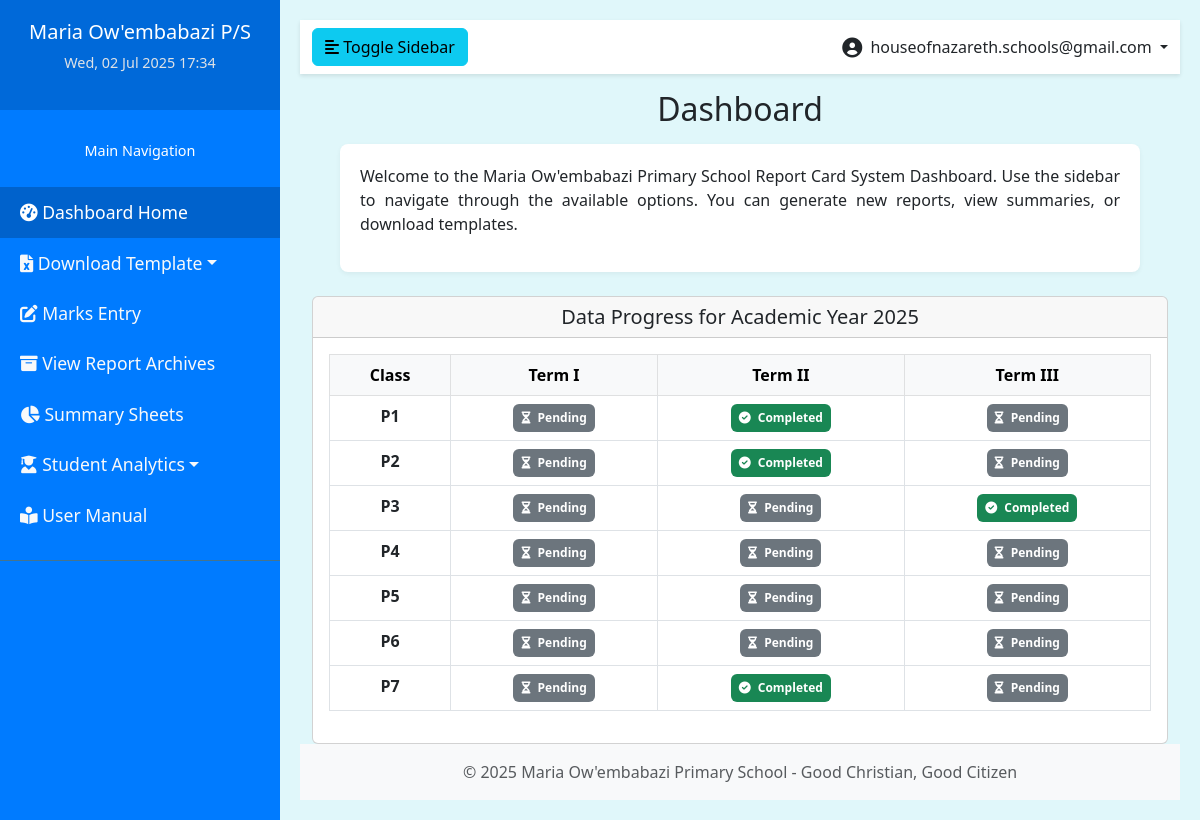
Page /index.php (signed in) on the committed database.
### tables this page shows
CREATE TABLE `terms` (
  `id` int(11) NOT NULL,
  `term_name` varchar(20) NOT NULL COMMENT 'e.g., I, II, III, Term 1'
);

CREATE TABLE `classes` (
  `id` int(11) NOT NULL,
  `class_name` varchar(50) NOT NULL COMMENT 'e.g., P1, P2, P7A, Form 1 Blue'
);

### index.php (the view, shortened to what this page needs)
<?php
require_once 'db_connection.php';
$current_year_name = date('Y');
$current_academic_year_id = null;
$dashboard_progress_data = [];
$classes_list = [];
$terms_list = [];
try {
    $stmt_ay = $pdo->prepare("SELECT id FROM academic_years WHERE year_name = :year_name LIMIT 1");
    $stmt_ay->execute([':year_name' => $current_year_name]);
    $current_academic_year_id = $stmt_ay->fetchColumn();
    if ($current_academic_year_id) {
        $stmt_classes = $pdo->query("SELECT id, class_name FROM classes ORDER BY class_name ASC");
        $classes_list = $stmt_classes->fetchAll(PDO::FETCH_ASSOC);
        $stmt_terms = $pdo->query("SELECT id, term_name FROM terms ORDER BY id ASC");
        $terms_list = $stmt_terms->fetchAll(PDO::FETCH_ASSOC);
        $stmt_batch_check = $pdo->prepare(
            "SELECT id FROM report_batch_settings
             WHERE academic_year_id = :academic_year_id
               AND class_id = :class_id
               AND term_id = :term_id
             LIMIT 1"
        );
        $stmt_summary_check = $pdo->prepare(
            "SELECT COUNT(id) FROM student_report_summary WHERE report_batch_id = :report_batch_id LIMIT 1"
        );
        foreach ($classes_list as $class_item) {
            $class_id = $class_item['id'];
            $class_name = $class_item['class_name'];
            $dashboard_progress_data[$class_name] = [];
            foreach ($terms_list as $term_item) {
                $term_id = $term_item['id'];
                $term_name_key = $term_item['term_name'];
                $stmt_batch_check->execute([
                    ':academic_year_id' => $current_academic_year_id,
                    ':class_id' => $class_id,
                    ':term_id' => $term_id
                ]);
                $report_batch_id = $stmt_batch_check->fetchColumn();
                $status = "Pending";
                if ($report_batch_id) {
                    $stmt_summary_check->execute([':report_batch_id' => $report_batch_id]);
                    $summary_count = $stmt_summary_check->fetchColumn();
                    if ($summary_count !== false && $summary_count > 0) {
                        $status = "Completed";
                    } else {
                        $status = "Data Imported";
                    }
                }
                $dashboard_progress_data[$class_name][$term_name_key] = [
                    'status' => $status,
                    'report_batch_id' => $report_batch_id
                ];
            }
        }
    } else {
        if (isset($_SESSION['user_id'])) {
          $_SESSION['info_message'] = "Dashboard Progress: The current Academic Year (" . htmlspecialchars($current_year_name) . ") is not found in the system. Progress display may be incomplete.";
        }
    }
} catch (PDOException $e) {
    error_log("Dashboard Progress Data Fetching Error: " . $e->getMessage());
    if (isset($_SESSION['user_id'])) {
        $_SESSION['error_message'] = "Could not load dashboard progress data due to a database error.";
    }
}
?>
<!DOCTYPE html>
<html lang="en">
<head>
    <link href="https://cdn.jsdelivr.net/npm/bootstrap@5.3.0/dist/css/bootstrap.min.css" rel="stylesheet">
    <link href="https://cdnjs.cloudflare.com/ajax/libs/font-awesome/6.0.0-beta3/css/all.min.css" rel="stylesheet">
</head>
<body>
    <nav id="sidebar">
        <div class="sidebar-header">
            <h5>Maria Ow'embabazi P/S</h5>
            <p class="datetime-display"><?php echo date("D, d M Y H:i"); ?></p>
        </div>
        <ul class="list-unstyled components">
            <p>Main Navigation</p>
            <li class="active">
                <a href="index.php"><i class="fas fa-tachometer-alt"></i> Dashboard Home</a>
            </li>
            <li>
                <a href="#templateSubmenu" data-bs-toggle="collapse" aria-expanded="false" class="dropdown-toggle"><i class="fas fa-file-excel"></i> Download Template</a>
            </li>
            <li>
                <a href="data_entry.php"><i class="fas fa-edit"></i> Marks Entry</a>
            </li>
            <li>
                <a href="view_report_archives.php"><i class="fas fa-archive"></i> View Report Archives</a>
            </li>
            <li>
                <a href="summary_sheet.php"><i class="fas fa-chart-pie"></i> Summary Sheets</a>
            </li>
            <li>
                <a href="#studentReportsSubmenu" data-bs-toggle="collapse" aria-expanded="false" class="dropdown-toggle"><i class="fas fa-user-graduate"></i> Student Analytics</a>
            </li>
            <li>
                <a href="about.php"><i class="fas fa-book-reader"></i> User Manual</a>
            </li>
        </ul>
    </nav>
    <div id="content">
        <nav class="navbar navbar-expand-lg navbar-custom sticky-top">
            <div class="container-fluid">
                <button type="button" id="sidebarCollapse" class="btn btn-info">
                    <i class="fas fa-align-left"></i>
                    <span>Toggle Sidebar</span>
                </button>
                <div class="ms-auto d-flex align-items-center">
                    <?php if (isset($_SESSION['username'])): ?>
                        <div class="nav-item dropdown">
                            <a class="nav-link dropdown-toggle text-dark" href="#" id="userDropdown" role="button" data-bs-toggle="dropdown" aria-expanded="false">
                                <i class="fas fa-user-circle me-1 fa-lg"></i> <?php echo htmlspecialchars($_SESSION['username']); ?>
                            </a>
                        </div>
                    <?php else: ?>
                    <?php endif; ?>
                </div>
            </div>
        </nav>
        <div class="container-fluid pt-3 text-center">
            <h2 class="mb-3">Dashboard</h2>
            <div class="main-content-card d-inline-block" style="max-width: 800px; width: 100%;">
                <p style="text-align: justify;">Welcome to the Maria Ow'embabazi Primary School Report Card System Dashboard. Use the sidebar to navigate through the available options. You can generate new reports, view summaries, or download templates.</p>
            </div>
            <?php if (!empty($dashboard_progress_data) && !empty($classes_list) && !empty($terms_list) && $current_academic_year_id): ?>
            <div class="card mt-4">
                <div class="card-header">
                    <h5 class="mb-0">Data Progress for Academic Year <?php echo htmlspecialchars($current_year_name); ?></h5>
                </div>
                <div class="card-body">
                    <div class="table-responsive">
                        <table class="table table-bordered table-hover text-center">
                            <thead class="table-light">
                                <tr>
                                    <th>Class</th>
                                    <?php foreach ($terms_list as $term): ?>
                                        <th>Term <?php echo htmlspecialchars($term['term_name']); ?></th>
                                    <?php endforeach; ?>
                                </tr>
                            </thead>
                            <tbody>
                                <?php foreach ($classes_list as $class_item): ?>
                                    <tr>
                                        <td><strong><?php echo htmlspecialchars($class_item['class_name']); ?></strong></td>
                                        <?php foreach ($terms_list as $term_item): ?>
                                            <?php
                                                $status_info = $dashboard_progress_data[$class_item['class_name']][$term_item['term_name']] ?? ['status' => 'Pending', 'report_batch_id' => null];
                                                $status_text = $status_info['status'];
                                                $batch_id_for_link = $status_info['report_batch_id'];
                                                $badge_class = 'bg-secondary';
                                                $icon = 'fas fa-hourglass-half';
                                                $link = '#';
                                                if ($status_text === 'Completed') {
                                                    $badge_class = 'bg-success';
                                                    $icon = 'fas fa-check-circle';
                                                    if ($batch_id_for_link) {
                                                        $link = 'view_processed_data.php?batch_id=' . htmlspecialchars($batch_id_for_link);
                                                    }
                                                } elseif ($status_text === 'Data Imported') {
                                                    $badge_class = 'bg-warning text-dark';
                                                    $icon = 'fas fa-file-import';
                                                     if ($batch_id_for_link) {
                                                        $link = 'view_processed_data.php?batch_id=' . htmlspecialchars($batch_id_for_link);
                                                    }
                                                } else {
                                                     $link = 'data_entry.php';
                                                }
                                            ?>
                                            <td>
                                                <?php if ($link !== '#'): ?>
                                                    <a href="<?php echo $link; ?>" class="text-decoration-none">
                                                        <span class="badge <?php echo $badge_class; ?> p-2">
                                                            <i class="<?php echo $icon; ?> me-1"></i>
                                                            <?php echo htmlspecialchars($status_text); ?>
                                                        </span>
                                                    </a>
                                                <?php endif; ?>
                                            </td>
                                        <?php endforeach; ?>
                                    </tr>
                                <?php endforeach; ?>
                            </tbody>
                        </table>
                    </div>
                </div>
            </div>
            <?php elseif (!$current_academic_year_id && isset($_SESSION['user_id'])):  ?>
            <?php endif; ?>
        </div>
         <footer class="mt-auto py-3 bg-light text-center">
            <div class="container">
                <span class="text-muted">&copy; 2025 Maria Ow'embabazi Primary School - Good Christian, Good Citizen</span>
            </div>
        </footer>
    </div>
</body>
</html>

### index.php (style rules this page uses)
body { background-color: #e0f7fa; display: flex; min-height: 100vh; font-family: 'Segoe UI', Tahoma, Geneva, Verdana, sans-serif; }
#sidebar { min-width: 280px; max-width: 280px; background: #007bff; color: #fff; transition: all 0.3s; position: fixed; height: 100%; overflow-y: auto; }
#sidebar .sidebar-header { padding: 20px; background: #0069d9; text-align: center; }
#sidebar ul.components { padding: 20px 0; border-bottom: 1px solid #47748b; }
#sidebar ul p { color: #fff; padding: 10px; text-align: center; font-size: 0.9em; }
#sidebar ul li a { padding: 12px 20px; font-size: 1.1em; display: block; color: #f8f9fa; text-decoration: none; transition: background 0.2s, color 0.2s; }
#sidebar ul li.active > a, a[aria-expanded="true"] { color: #fff; background: #0062cc; }
#content { width: calc(100% - 280px); padding: 20px; min-height: 100vh; transition: all 0.3s; margin-left: 280px; background-color: #e0f7fa; }
.navbar-custom { background-color: #ffffff; box-shadow: 0 2px 4px rgba(0,0,0,.1); }
.datetime-display { font-size: 0.9em; color: #dee2e6; }
.main-content-card { background-color: #fff; padding: 20px; border-radius: 8px; box-shadow: 0 2px 5px rgba(0,0,0,0.05); }

### rows in the picture
terms: term_name "I"
terms: term_name "II"
terms: term_name "III"
classes: class_name "P1", class_name.term_name "Pending", class_name.term_name "Completed"
classes: class_name "P2", class_name.term_name "Pending", class_name.term_name "Completed"
classes: class_name "P3", class_name.term_name "Pending", class_name.term_name "Completed"
classes: class_name "P4", class_name.term_name "Pending"
classes: class_name "P5", class_name.term_name "Pending"
classes: class_name "P6", class_name.term_name "Pending"
classes: class_name "P7", class_name.term_name "Pending", class_name.term_name "Completed"

### other values in the picture
$_SESSION['username'] "houseofnazareth.schools@gmail.com"
